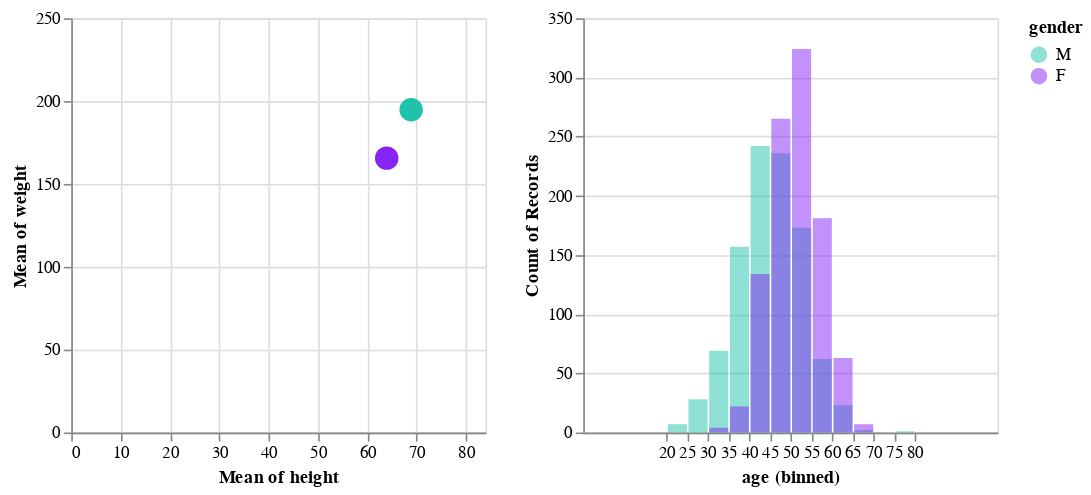

This figure's notebook cell:
### Markdown cell above
## Interactive Scatter Plot and Linked Layered Histogram

This example shows how to link a scatter plot and a histogram together such that clicking on a point in the scatter plot will isolate the distribution corresponding to that point, and vice versa.

### Code cell
# generate fake data
source = pd.DataFrame({'gender': ['M']*1000 + ['F']*1000,
               'height':np.concatenate((np.random.normal(69, 7, 1000),
                                       np.random.normal(64, 6, 1000))),
               'weight': np.concatenate((np.random.normal(195.8, 144, 1000),
                                        np.random.normal(167, 100, 1000))),
               'age': np.concatenate((np.random.normal(45, 8, 1000),
                                        np.random.normal(51, 6, 1000)))
        })

selector = alt.selection_single(empty='all', fields=['gender'])

color_scale = alt.Scale(domain=['M', 'F'],
                        range=['#1FC3AA', '#8624F5'])

base = alt.Chart(source).properties(
    width=250,
    height=250
).add_selection(selector)

points = base.mark_point(filled=True, size=200).encode(
    x=alt.X('mean(height):Q',
            scale=alt.Scale(domain=[0,84])),
    y=alt.Y('mean(weight):Q',
            scale=alt.Scale(domain=[0,250])),
    color=alt.condition(selector,
                        'gender:N',
                        alt.value('lightgray'),
                        scale=color_scale),
)

hists = base.mark_bar(opacity=0.5, thickness=100).encode(
    x=alt.X('age',
            bin=alt.Bin(step=5), # step keeps bin size the same
            scale=alt.Scale(domain=[0,100])),
    y=alt.Y('count()',
            stack=None,
            scale=alt.Scale(domain=[0,350])),
    color=alt.Color('gender:N',
                    scale=color_scale)
).transform_filter(
    selector
)


points | hists

### Figure 1 — Vega-Lite specification as saved in the notebook (floating-point values rounded to 4 significant figures; data arrays with more than 128 entries replaced by an {"elided": "..."} marker saying what was removed)
{"config": {"view": {"continuousWidth": 400, "continuousHeight": 300}}, "hconcat": [{"mark": {"type": "point", "filled": true, "size": 200}, "encoding": {"color": {"condition": {"field": "gender", "scale": {"domain": ["M", "F"], "range": ["#1FC3AA", "#8624F5"]}, "type": "nominal", "selection": "selector006"}, "value": "lightgray"}, "x": {"aggregate": "mean", "field": "height", "scale": {"domain": [0, 84]}, "type": "quantitative"}, "y": {"aggregate": "mean", "field": "weight", "scale": {"domain": [0, 250]}, "type": "quantitative"}}, "height": 250, "selection": {"selector006": {"type": "single", "empty": "all", "fields": ["gender"]}}, "width": 250}, {"mark": {"type": "bar", "opacity": 0.5, "thickness": 100}, "encoding": {"color": {"field": "gender", "scale": {"domain": ["M", "F"], "range": ["#1FC3AA", "#8624F5"]}, "type": "nominal"}, "x": {"bin": {"step": 5}, "field": "age", "scale": {"domain": [0, 100]}, "type": "quantitative"}, "y": {"aggregate": "count", "scale": {"domain": [0, 350]}, "stack": null, "type": "quantitative"}}, "height": 250, "selection": {"selector006": {"type": "single", "empty": "all", "fields": ["gender"]}}, "transform": [{"filter": {"selection": "selector006"}}], "width": 250}], "data": {"name": "data-e9c73267d1078849b626d03051308e10"}, "$schema": "https://vega.github.io/schema/vega-lite/v4.17.0.json", "datasets": {"data-e9c73267d1078849b626d03051308e10": {"elided": "2000 records"}}}
